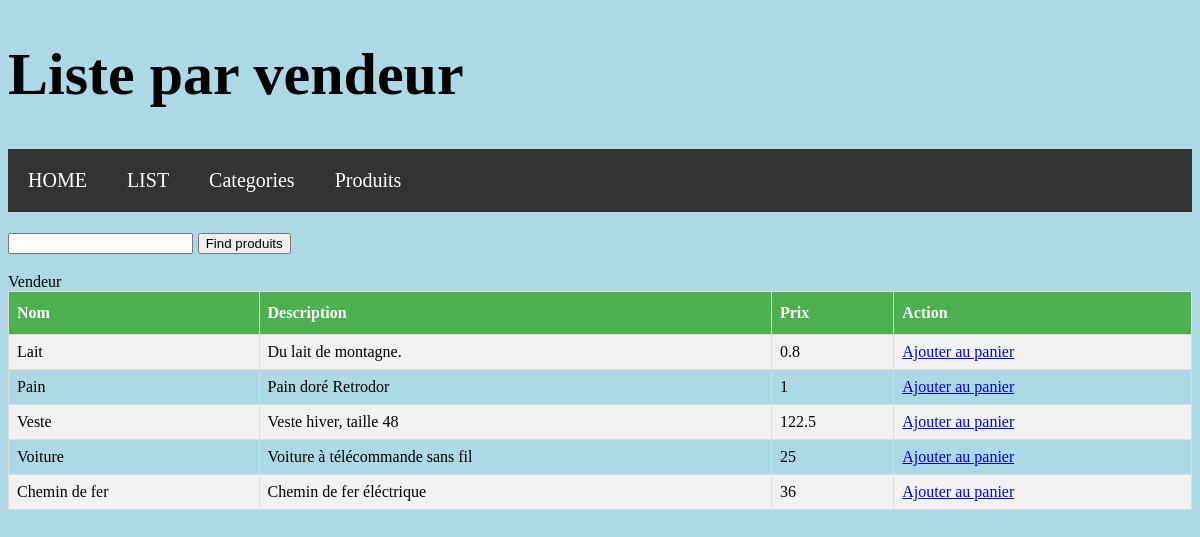
The page /List/list_four.php?uid=5&nom=Vendeur on the database its author committed.
### tables this page shows
CREATE TABLE `produits` (
  `pid` int(11) NOT NULL,
  `nom` varchar(50) NOT NULL,
  `description` text NOT NULL,
  `qte` int(11) UNSIGNED NOT NULL,
  `prix` float UNSIGNED NOT NULL,
  `uid` int(11) NOT NULL,
  `ctid` int(11) NOT NULL
);

### List/list_four.php (the view, shortened to what this page needs)
<?php
include("header.php");
?>
<div id="cate">
	<h1> Liste par vendeur </h1>
	<nav>
		<a href="../index.php">HOME</a>
		<a href="Liste.php">LIST</a>
		<a href="categories.php"> Categories </a>
		<a href="list_produit.php"> Produits </a>
	</nav>
	<?php if (isset($_GET['pid']) || isset($_GET['nom'])) {
		?>
		<h3> <?php include ("find_form.php") ?></h3>
	<?php } else { ?>
		<h3> <?php include ("find_form_vendeur.php") ?></h3>
	<?php } ?>
	<?php
	require("../db_config.php");
	try {
		if (isset($_GET['uid']) && isset($_GET['nom'])) {
			echo $_GET['nom'];
			$uid = $_GET['uid'];
			$SQL = "SELECT * FROM produits WHERE uid = $uid";
			$res = $db->query($SQL);
			?>
			<table id = "table">
				<tr>
					<th> Nom </th>
					<th> Description </th>
					<th> Prix </th>
					<th> Action </th>
				</tr>
				<?php
				if (!$res) {
					echo "La liste est vide";
				} else {
					foreach ($res as $row) {
						?>
						<tr>
							<td><?php echo htmlspecialchars($row['nom'])?></td>
							<td><?php echo $row['description']?></td>
							<td><?php echo $row['prix']?></td>
							<td> <a href="panier.php?pid=<?php echo $row['pid']?>">Ajouter au panier</a> </td>
						</tr>
						<?php
					}
					echo "</table>";
				}
			}
		} catch (PDOException $e) {
			echo "Erreur SQL: ".$e->getMessage();
		}
		?>
	</div>
	<?php
	include("footer.php");
	?>

### List/style.css (style rules this page uses)
#table { font-family: : Arial; border-collapse: collapse; width: 100%; }
#table td, #table th { border: 1px solid #ddd; padding: 8px; }
#table tr:nth-child(even) { background-color: #f2f2f2; }
#table th { padding-top: 12px; padding-bottom: 12px; text-align: left; background-color: #4CAF50; color: white; }
h1 { font-size: 60px; }
body { background-color: lightblue; }
nav { overflow: hidden; background-color: #333333; }
nav a { float: right; display: block; color: white; text-align: center; padding: 20px; font-size: 20px; text-decoration: none; }
nav a { float: left; }

### rows shown on the page
produits: nom "Lait", description "Du lait de montagne.", prix "0.8"
produits: nom "Pain", description "Pain doré Retrodor", prix "1"
produits: nom "Veste", description "Veste hiver, taille 48", prix "122.5"
produits: nom "Voiture", description "Voiture à télécommande sans fil", prix "25"
produits: nom "Chemin de fer", description "Chemin de fer éléctrique", prix "36"

### other values the page prints
$_GET['nom'] "Vendeur"
